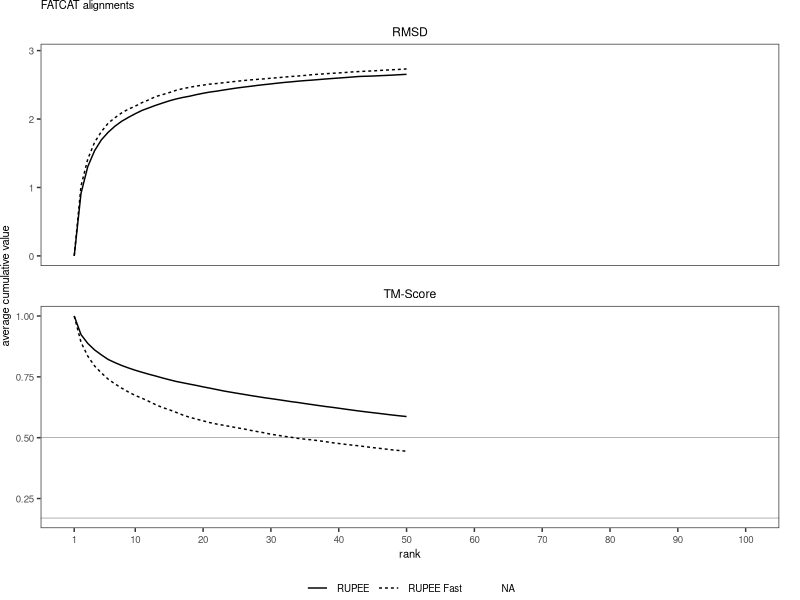

Here is the R script that generated this plot:

# variable
# 1. factor levels
# 2. x scale 
# 3. title

library(ggplot2)
library(plyr)

# clear environment
rm(list = ls())

# read in data file
df <- read.csv('scoring.txt')
refs <- read.csv('scoring_refs.txt')

# reorder factor levels 
df$app <- factor(df$app, levels = c('RUPEE', 'RUPEE Fast', 'mTM'))

ggplot(df, aes(n, avg_cume_score, group = interaction(app, score_type), linetype = app)) +
    
    # geoms
    geom_hline(
        data = refs,
        colour = 'grey50', 
        size = rel(0.2),
        aes(yintercept = yintercept)
    ) +
    geom_line(
        size = rel(0.5)
    ) + 

    # scales
    scale_color_grey(
        start = 0,
        end = 0.6
    ) + 
    scale_x_continuous(
        #limits = c(1, 50),
        #breaks = c(1, seq(5, 50, by = 5))
        limits = c(1, 100),
        breaks = c(1, seq(10, 100, by = 10))
    ) + 

    # faceting
    facet_wrap(~score_type, ncol = 1, scales = 'free_y') + 
    
    # guides
    guides(linetype = guide_legend(override.aes = list(size = rel(0.5)))) + 

    # plot title
    ggtitle('FATCAT alignments') + 

    # axis labels
    labs(
         x = 'rank', 
         y = 'average cumulative value'
    ) + 
    
    # default theme 
    theme_bw() +

    # default override
    theme(
        plot.title = element_text(size = 8),
        plot.margin = margin(0,15,0,0), 

        panel.grid = element_blank(),
        panel.margin.x = unit(4,'mm'),
        
        axis.text = element_text(size = 7), 
        axis.title = element_text(size = 8), 
        
        legend.text = element_text(size = 7),
        legend.title = element_blank(), 
        legend.position = 'bottom',
        legend.margin = unit(0,'mm'),
        legend.box = 'horizontal',
        legend.direction = 'horizontal',

        strip.background = element_blank(),
        strip.text.x = element_text(color = 'black')
    ) 

ggsave('scoring.pdf', width = 3, height = 4.25)


